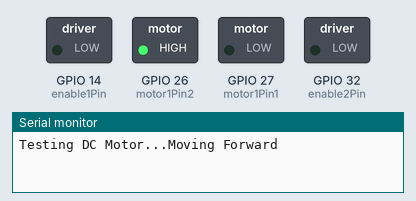
Recording of a sketch running on a simulated ESP32. Parts: switched loads named in the sketch (green lamp = pin HIGH), the last lines printed to the serial monitor.

Above: at 0.05 s.
At 3.05 s:
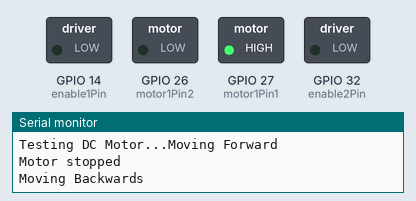
At 5.95 s:
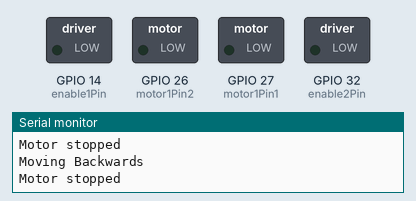
At 7.0 s:
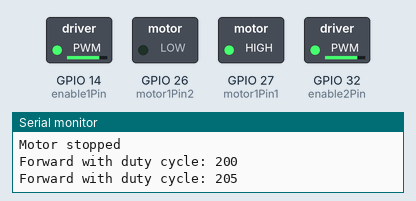
At 11.95 s:
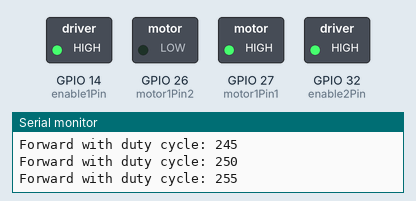
Timing chart, 0 to 15.6 s (numbered marks = the images above):
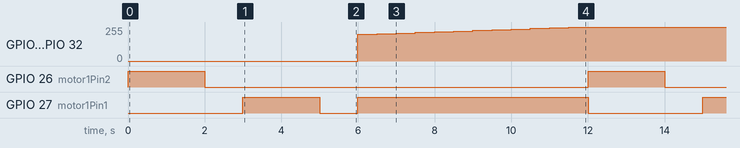

Measured:
- by itself, GPIO 26 (motor1Pin2): alternates HIGH for 2.0 s and LOW for 10.0 s
- by itself, GPIO 27 (motor1Pin1): repeats every 12.0 s: LOW 1.0 s, HIGH 6.0 s, LOW 3.0 s, HIGH 2.0 s
- by itself, GPIO 14 (enable1Pin), GPIO 32 (enable2Pin): repeats every 12.0 s: 204/255 0.50 s, 209/255 0.50 s, 214/255 0.50 s, 219/255 0.50 s, 224/255 0.50 s, 229/255 0.50 s, 234/255 0.50 s, 239/255 0.50 s, 244/255 0.50 s, 249/255 0.50 s, 255/255 6.5 s, 199/255 0.50 s

The sketch:

esp_car.ino
```cpp
// (licence header left out)
// Motor A
int motor1Pin1 = 27;
int motor1Pin2 = 26;
int enable1Pin = 14;
int motor2Pin1 = 33;
int motor2Pin2 = 25;
int enable2Pin = 32;

// Setting PWM properties
const int freq = 30000;
const int pwmChannel1 = 0;
const int pwmChannel2 = 1;
const int resolution = 8;
int dutyCycle = 200;

void setup() {
  // sets the pins as outputs:
  pinMode(motor1Pin1, OUTPUT);
  pinMode(motor1Pin2, OUTPUT);
  pinMode(enable1Pin, OUTPUT);

  // configure LEDC PWM
  ledcAttachChannel(enable1Pin, freq, resolution, pwmChannel1);
  ledcAttachChannel(enable2Pin, freq, resolution, pwmChannel2);

  Serial.begin(115200);

  // testing
  Serial.print("Testing DC Motor...");
}

void loop() {
  // Move the DC motor forward at maximum speed
  Serial.println("Moving Forward");
  digitalWrite(motor1Pin1, LOW);
  digitalWrite(motor1Pin2, HIGH);
  delay(2000);

  // Stop the DC motor
  Serial.println("Motor stopped");
  digitalWrite(motor1Pin1, LOW);
  digitalWrite(motor1Pin2, LOW);
  delay(1000);

  // Move DC motor backwards at maximum speed
  Serial.println("Moving Backwards");
  digitalWrite(motor1Pin1, HIGH);
  digitalWrite(motor1Pin2, LOW);
  delay(2000);

  // Stop the DC motor
  Serial.println("Motor stopped");
  digitalWrite(motor1Pin1, LOW);
  digitalWrite(motor1Pin2, LOW);
  delay(1000);

  // Move DC motor forward with increasing speed
  digitalWrite(motor1Pin1, HIGH);
  digitalWrite(motor1Pin2, LOW);
  digitalWrite(motor2Pin1,HIGH);
  digitalWrite(motor2Pin2,LOW);

  while (dutyCycle <= 255){
    ledcWrite(enable1Pin, dutyCycle);
    ledcWrite(enable2Pin,dutyCycle);
    Serial.print("Forward with duty cycle: ");
    Serial.println(dutyCycle);
    dutyCycle = dutyCycle + 5;
    delay(500);
  }
  dutyCycle = 200;
}
```
